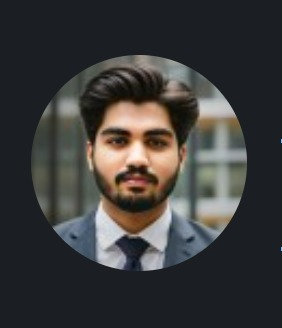
#> input picture DIP02/image_task/data/HamzaCR.jpeg, 282 x 328 px; the run also reads 1 picture not shown here
$ jupyter execute --allow-errors index.ipynb
#> lines starting #> are read from the running program, lines starting #| are printed output that depends on the picture
Task#1: Loading Images Different Ways

[cell 1]
import cv2

Image in the Same Folder

[cell 2]
image = cv2.imread('HamzaCR.jpeg')
#> image is the input picture: shape (328, 282, 3); mean B, G, R 59.4, 59.8, 60.5
cv2.imshow('Same Folder',image)
cv2.waitKey(0)
cv2.destroyAllWindows()

Image in Different Folder

[cell 3]
image = cv2.imread('../images/HamzaCR.jpeg')
cv2.imshow('Different Folder',image)
cv2.waitKey(0)
cv2.destroyAllWindows()

Image in Absolute Path

[cell 4]
image = cv2.imread('C:/Users/hasna/Desktop/HamzaCR.jpeg')
cv2.imshow('Absolute Path',image)
cv2.waitKey(0)
cv2.destroyAllWindows()

Image in Relative Path

[cell 5]
image = cv2.imread('./HamzaCR.jpeg')
cv2.imshow('Relative Path',image)
cv2.waitKey(0)
cv2.destroyAllWindows()

Task#2: Find and Display Dimensions of an Image

[cell 6]
image = cv2.imread('../images/HamzaCR.jpeg')
dimensions = image.shape
#> dimensions = (328, 282, 3)
print(f'Image Dimensions: (height,width,channels)')
print(f'Image Dimensions: {dimensions}')
#| Image Dimensions: (328, 282, 3)

Task#3: Load and Display image using different libraries

PIL(Pillow):

[cell 7]
from PIL import Image
image = Image.open('../images/HamzaCR.jpeg')
#> image: PIL image 282x328 RGB
image.show()

MatplotLib

[cell 8]
import matplotlib.pyplot as plt
image = plt.imread('../images/HamzaCR.jpeg')
plt.imshow(image)
plt.show()

OpenCV

[cell 9]
image = cv2.imread('../images/HamzaCR.jpeg')
cv2.imshow('Different Folder',image)
cv2.waitKey(0)
cv2.destroyAllWindows()

Task#4: Split an Image into individual color channels

[cell 10]
image = cv2.imread('../images/HamzaCR.jpeg')
B, G, R = cv2.split(image)
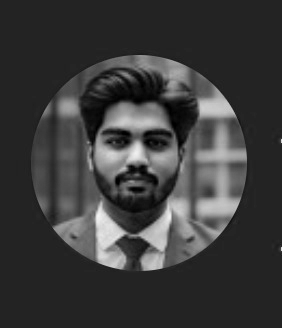
#> B: shape (328, 282); min 0, max 244, mean 59.4
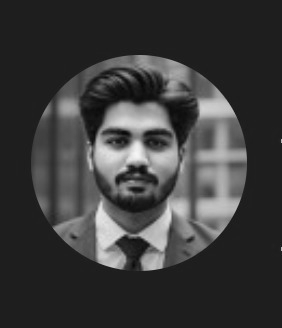
#> G: shape (328, 282); min 5, max 245, mean 59.8
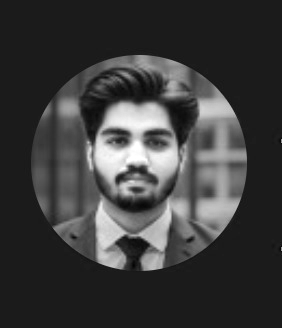
#> R: shape (328, 282); min 3, max 255, mean 60.5
cv2.imshow('Blue Channel', B)
cv2.imshow('Green Channel', G)
cv2.imshow('Red Channel', R)
cv2.waitKey(0)
cv2.destroyAllWindows()

Task#5: Iris Task

[cell 11]
import pandas as pd

url = "https://archive.ics.uci.edu/ml/machine-learning-databases/iris/iris.data"
column_names = ['sepal_length', 'sepal_width', 'petal_length', 'petal_width', 'class']
#> (the rest of this cell did not finish here and is left out)

Task#6: Convert a Color image to Grayscale (Manually)

[cell 12]
import numpy as np

img = cv2.imread('../images/HamzaCR.jpeg')
B, G, R = cv2.split(img)
gray_img = 0.299 * R + 0.587 * G + 0.114 * B
gray_img = np.uint8(gray_img)
cv2.imshow('Grayscale Image', gray_img)
cv2.waitKey(0)
cv2.destroyAllWindows()
